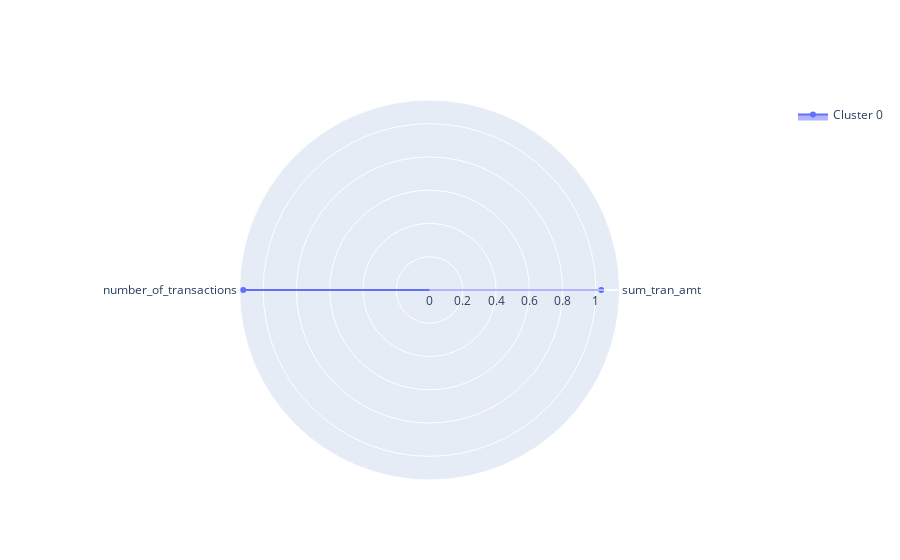

Notebook source saved alongside this figure:
### Code cell
plot_radar(df, 0)

### Figure 1 — Plotly figure (JSON) as saved in the notebook; plotly's stock layout.template omitted (floating-point values rounded to 4 significant figures)
{"data": [{"fill": "toself", "name": "Cluster 0", "r": [1.033, 1.12], "theta": ["sum_tran_amt", "number_of_transactions"], "type": "scatterpolar"}], "layout": {"polar": {"radialaxis": {"visible": true}}, "showlegend": true}}
